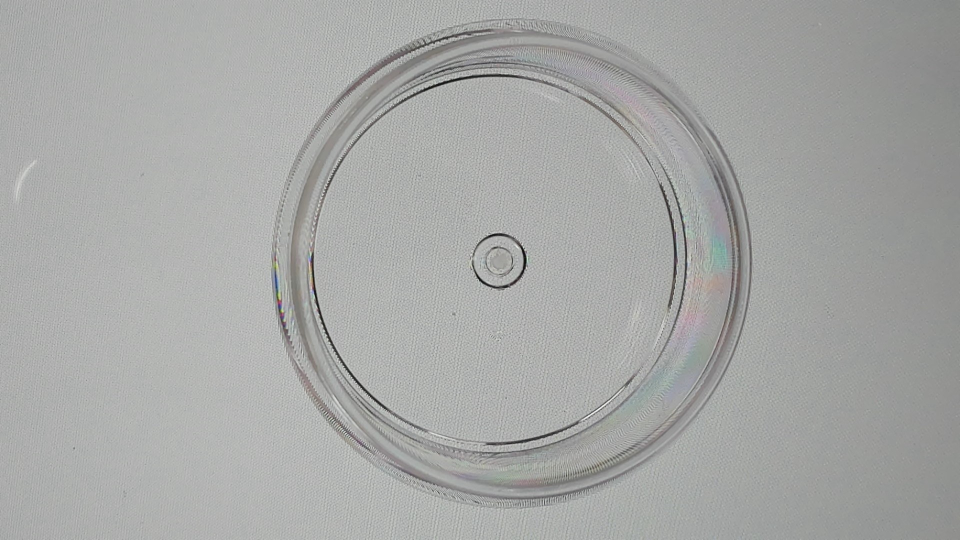
#> input picture Cosmetic/defect/1.jpg, 1920 x 1080 px (shown at 1/2 size); its folder holds only this picture in this run
$ python ShapeDetectOneFigure.py
#> lines starting #> are read from the running program, lines starting #| are printed output that depends on the picture; after the words box and inside, x2 and y2 are one past the last pixel; in counts of white or black regions, pixels touching at a corner belong together; long printed decimals are rounded
'''

    Make Two Figures Set as One Figures Using Shape Detect

    This is only for Rectangle Shape. Take Contour of Figures and find rectangle which have smallest area.

    Make horizontal if the figures are tilting.

    Keypoint detection should spend too much time, so I use shape detection, make them match as fast.
'''

import cv2
import numpy as np
import math
import os

PI = 3.141592

# 여백
whiteScreen = 10

def ShapeDetectForSingleImage(inputImage):

    # Call Image and Get Information for Image
#> called with inputImage = '1.jpg'
    print('input Image : ', inputImage)

    Image = cv2.imread('./Cosmetic/defect/' + inputImage)
#> Image is the input picture: shape (1080, 1920, 3); mean B, G, R 165.6, 167.2, 166.1
    YPixels, XPixels, channels = Image.shape
#> YPixels = 1080; XPixels = 1920; channels = 3
    print('Y Pixels : ', YPixels, 'X Pixels : ', XPixels, 'channels : ', channels)
#| Y Pixels :  1080 X Pixels :  1920 channels :  3

    # Back up Original Image

    ImageForCut = Image.copy()

    # Make image downscale and grayscale to get contour

    Image = cv2.resize(Image, dsize=(640, 480), interpolation=cv2.INTER_AREA)
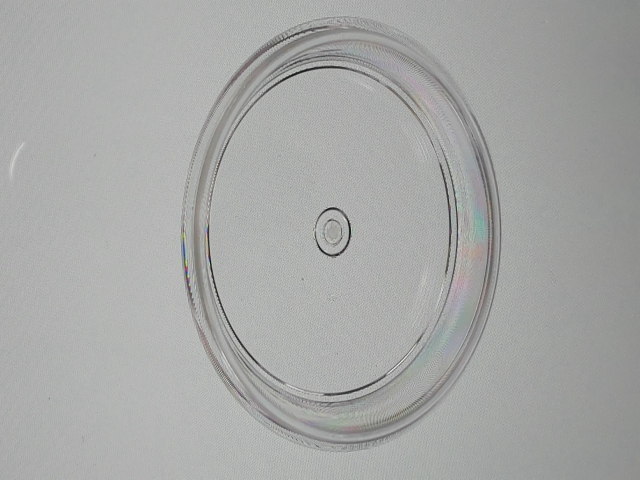
#> Image: shape (480, 640, 3); mean B, G, R 165.6, 167.2, 166.1
    gray = cv2.cvtColor(Image, cv2.COLOR_BGR2GRAY)
    ret, binaryImage = cv2.threshold(gray, 150, 255, cv2.THRESH_BINARY_INV)
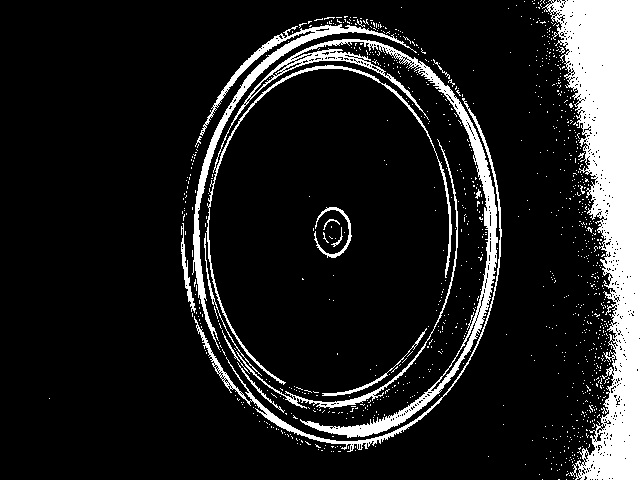
#> binaryImage: shape (480, 640); 13.5% white; 1018 white regions (1001 under 20 px), largest, box (x1, y1, x2, y2) and area: (542, 0, 640, 480) 23013, (206, 39, 498, 438) 7991, (192, 24, 417, 350) 3553
    binaryImage = cv2.dilate(binaryImage, None)
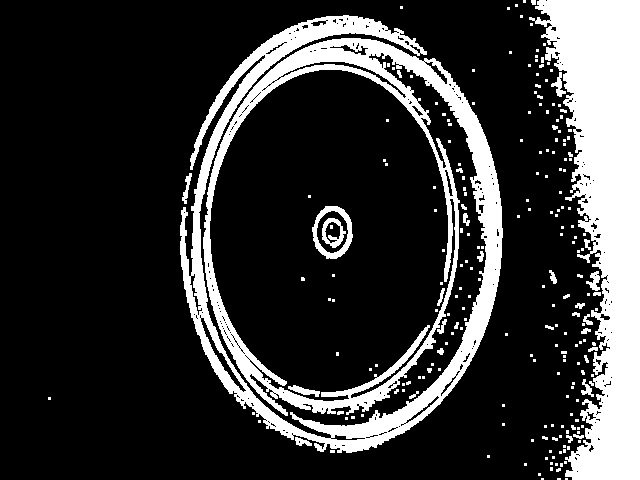
#> binaryImage: shape (480, 640); 21.2% white; 227 white regions (189 under 20 px)

    # Find Contour of Image

    mode = cv2.RETR_EXTERNAL
    method = cv2.CHAIN_APPROX_SIMPLE
    contours, hierarchy = cv2.findContours(binaryImage, mode, method)
#> contours = 206 contours, 187 with area under 20; largest, box (x1, y1, x2, y2) and area: (180, 15, 503, 453) 92832, (529, 0, 640, 480) 28284, (586, 271, 600, 291) 116, (551, 72, 566, 97) 107, (182, 173, 192, 204) 87
    print('len(contours) = ', len(contours))
#| len(contours) =  206

    maxLength = 0
    k = 0

    for i, cnt in enumerate(contours):
        perimeter = cv2.arcLength(cnt, closed = True)
        if perimeter > maxLength:
            maxLength = perimeter
            k = i
#> this loop made 206 passes
#> (cnt, perimeter, maxLength) on passes 1 to 2: ([[565, 478], [565, 479], [567, 479], [567, 478]], 6, 6), ([[557, 478], [557, 479], [560, 479], [560, 478]], 8, 8)
#> (perimeter, maxLength) on passes 5, 23, 24, 58, 109, 143: (12.83, 12.83), (14.83, 14.83), (46.38, 46.38), (66.04, 66.04), (75.7, 75.7), (78.63, 78.63)
#> after the loop, k = 199; maxLength = 4972.3
    print('maxLength = ', maxLength)
#| maxLength =  4972.332
    cnt = contours[k]
#> cnt = contour of 2441 points, box (x1, y1, x2, y2) (180, 15, 503, 453), area 92832
    dst = Image.copy()
    cv2.drawContours(dst, [cnt], 0, (255, 0, 0), 3)
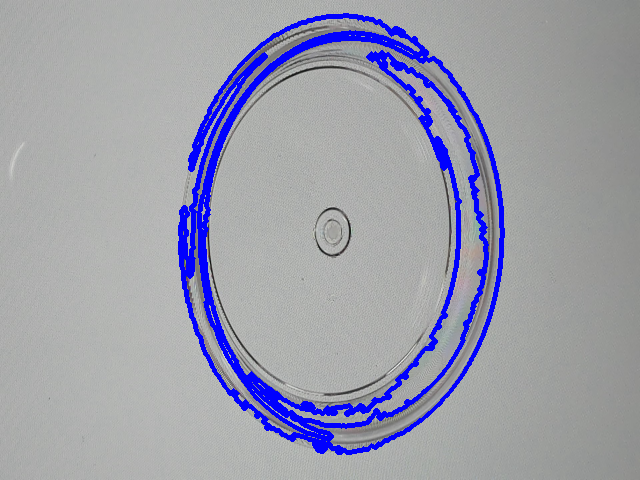
#> dst: shape (480, 640, 3); 6.4% of pixels changed, all inside (x1, y1, x2, y2) = (178, 13, 505, 455)

    # After Find Contour, Find Smallest area BOX.
    # The pixel number of BOX is saved at box
    rect = cv2.minAreaRect(cnt)
#> rect = ((341, 233.5), (437, 322), -90)
    box = cv2.boxPoints(rect)
#> box = [[502, 452], [180, 452], [180, 15], [502, 15]]
    box = np.int32(box)
    dst1 = dst.copy()
    cv2.drawContours(dst1, [box], 0, (0,0,255), 2)
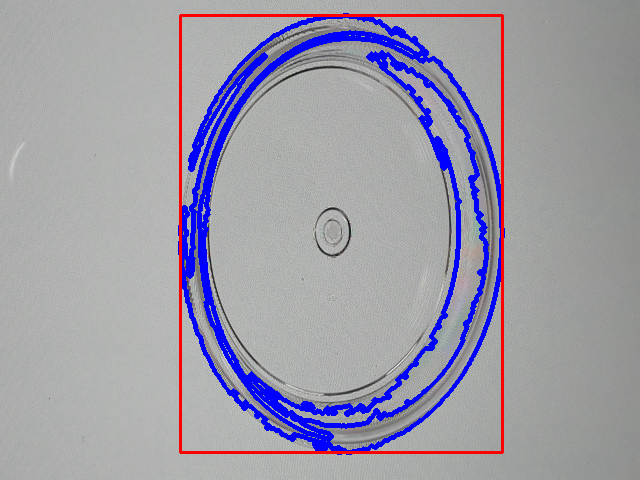
#> dst1: shape (480, 640, 3); 1.48% of pixels changed, all inside (x1, y1, x2, y2) = (179, 14, 504, 454)
    cv2.imshow('Image After Contour', dst1)
    # cv2.imwrite('./Cosmetic/' + inputImage, dst1)

    # Print Coordinate for Normal Image

    print(' Box Coordinate for normal : ', box)
#|  Box Coordinate for normal :  [[502 452]
#|  [180 452]
#|  [180  15]
#|  [502  15]]

    # Calculate With Mathematics
    # Calculate How many Rotate of Normal & Defect Image

    #
    # The order of components of box -> [Left Downside], [Left Upside], [Right Upside], [Right Downside]
    #
    if box[0][0] == 0 :
        print(inputImage, 'has an error. Not Convert')
        return 0
    slopeForHorizontalImage = (box[2][1] - box[1][1]) / (box[2][0] - box[1][0])
#> slopeForHorizontalImage = -inf

    '''
    if(slopeForHorizontalImage != 0):
        print('Images are not on horizontal... Start Make it horizontal.')

        AngleForImage = math.atan(slopeForHorizontalImage)

        ImageForSmallScreen = ImageForCut.copy()
        ImageForSmallScreen = cv2.resize(ImageForSmallScreen, dsize=(640, 480), interpolation=cv2.INTER_AREA)

        YPixelsForSmall, XPixelsForSmall, _ = ImageForSmallScreen.shape

        print('Angle of Image : ', AngleForImage)

        # If tilting angle of product has bigger than 0, below variable will be 0. if not, 1

        if(AngleForImage > 0):
            AngleForImage = -AngleForImage

        AngleForImageInDegree = AngleForImage*180/PI
        print('Angle in degree : ', AngleForImageInDegree)

        # Rotates Figures

        M1 = cv2.getRotationMatrix2D((YPixelsForSmall/2, XPixelsForSmall/2), AngleForImageInDegree, 1.0)
        rotatedImage = cv2.warpAffine(ImageForSmallScreen, M1, (640, 480))

        # Show Rotated Image

        cv2.imshow('Rotated Image : ', rotatedImage)

        # Rotates Image be cut

        rotatedImageForCut = cv2.warpAffine(ImageForCut, M1, (XPixels, YPixels))

        # Find Smallest area box

        grayRotatedImage = cv2.cvtColor(rotatedImageForCut, cv2.COLOR_BGR2GRAY)
        retRotatedImage, binaryRotatedImage = cv2.threshold(grayRotatedImage, 220, 255, cv2.THRESH_BINARY_INV)
        binaryRotatedImage = cv2.dilate(binaryRotatedImage, None)

        # Find Contours of Figures
        mode = cv2.RETR_EXTERNAL
        method = cv2.CHAIN_APPROX_SIMPLE
        contoursRotatedImage, hierarchyRotatedImage = cv2.findContours(binaryRotatedImage, mode, method)
        print('len(contoursRotatedImage) = ', len(contoursRotatedImage))

        maxLengthRotatedImage = 0
        kRotatedImage = 0
        for i, cntRotatedImage in enumerate(contoursRotatedImage):
            perimeter = cv2.arcLength(cntRotatedImage, closed=True)
            if perimeter > maxLengthRotatedImage:
                maxLengthRotatedImage = perimeter
                kRotatedImage = i
        print('maxLengthRotatedImage = ', maxLengthRotatedImage)
        cntRotatedImage = contoursRotatedImage[kRotatedImage]
        dst2RotatedImage = rotatedImageForCut.copy()
        cv2.drawContours(dst2RotatedImage, [cntRotatedImage], 0, (255, 0, 0), 3)

        # After Find Contour, Find Smallest area BOX.
        # The pixel number of BOX is saved at box_defect
        rectRotatedImage = cv2.minAreaRect(cntRotatedImage)
        boxRotatedImage = cv2.boxPoints(rectRotatedImage)
        boxRotatedImage = np.int32(boxRotatedImage)
        dst4RotatedImage = dst2RotatedImage.copy()
        cv2.drawContours(dst4RotatedImage, [boxRotatedImage], 0, (0, 0, 255), 2)
        print('Box point of rotated Image : ', boxRotatedImage)
        cv2.imshow('Box point for rotated Image ', dst4RotatedImage)

        # Get Pixel Information and Rotates

        XPixelsForCut = []
        YPixelsForCut = []


        if(boxRotatedImage[0][0] <= 0):
            print(inputImage, ' has an Error. Assertion is occurred')
            return 1

        XPixelsForCut.append((min([boxRotatedImage[2][1] - whiteScreen , boxRotatedImage[3][1] - whiteScreen]),
                              max([boxRotatedImage[1][1] + whiteScreen , boxRotatedImage[0][1] - whiteScreen])))

        YPixelsForCut.append((min([boxRotatedImage[1][0] - whiteScreen , boxRotatedImage[0][0] - whiteScreen]),
                             max([boxRotatedImage[2][0] + whiteScreen, boxRotatedImage[3][0] + whiteScreen])))

        print('min and max value for Image : ', XPixelsForCut, YPixelsForCut)

        print('round number = ', round(XPixelsForCut[0][0]),round(XPixelsForCut[0][1]),
                                 round(YPixelsForCut[0][0]),round(YPixelsForCut[0][1]), 'For Image')

        CutRotatedImage = rotatedImageForCut[round(XPixelsForCut[0][0]):round(XPixelsForCut[0][1]),
                                       round(YPixelsForCut[0][0]):round(YPixelsForCut[0][1])]

        rowsRotated, colsRotated, channelsRotated = CutRotatedImage.shape

        print('Pixel Size for images : ', rowsRotated , ' X', colsRotated, ' and channels : ', channelsRotated)

        cv2.imshow('CutRotatedImage', CutRotatedImage)

        # cv2.imwrite('./CosmeticCut/Defect/' + inputImage, CutRotatedImage)
        cv2.waitKey(0)

        return 0

    else :
    '''
    XPixelsForCut = []

    YPixelsForCut = []

    XPixelsForCut.append((min([box[2][1] - whiteScreen, box[3][1] - whiteScreen])
                          * YPixels / 480,
                          max([box[3][1] + whiteScreen, box[0][1] - whiteScreen])
                          * YPixels / 480))

    YPixelsForCut.append((min([box[1][0] - whiteScreen, box[0][0] - whiteScreen])
                        * XPixels / 640,
                        max([box[2][0] + whiteScreen, box[3][0] + whiteScreen])
                        * XPixels / 640))

    print('min and max value for Image : ', XPixelsForCut, YPixelsForCut)
#| min and max value for Image :  [(11.25, 994.5)] [(510.0, 1536.0)]

    print('round number = ', int(round(XPixelsForCut[0][0])),round(XPixelsForCut[0][1]),
                                round(YPixelsForCut[0][0]),round(YPixelsForCut[0][1]), 'For Image')
#| round number =  11 994 510 1536 For Image

    CutImage = ImageForCut[int(round(XPixelsForCut[0][0])):int(round(XPixelsForCut[0][1])),
                        int(round(YPixelsForCut[0][0])):int(round(YPixelsForCut[0][1]))]
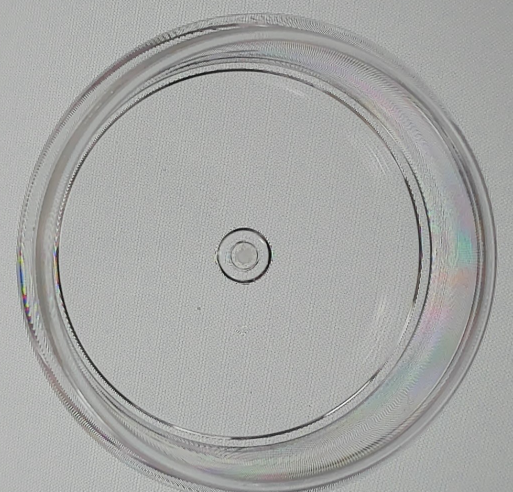
#> CutImage: shape (983, 1026, 3) (shown at 1/2 size); mean B, G, R 165.4, 167.1, 166.1

    rowsCut, colsCut, channelsCut = CutImage.shape
#> rowsCut = 983; colsCut = 1026; channelsCut = 3

    print('Pixel Size for images : ', rowsCut , ' X', colsCut, ' and channels : ', channelsCut)
#| Pixel Size for images :  983  X 1026  and channels :  3

    # cv2.imwrite('./CosmeticCut/defect/' + inputImage, CutImage)
    cv2.waitKey(0)

    return 0

path = "./Cosmetic/defect/"

file_list = os.listdir(path)

rotationFail = 0

for i in range(len(file_list)):
    print(file_list[i])
    check = ShapeDetectForSingleImage('{}'.format(file_list[i]))
    if(check == 1 ):
        rotationFail += 1

print('Fail Rotation : ', rotationFail)

$ run again, on Cosmetic/defect/WIN_20200217_13_04_47_Pro (2).jpg
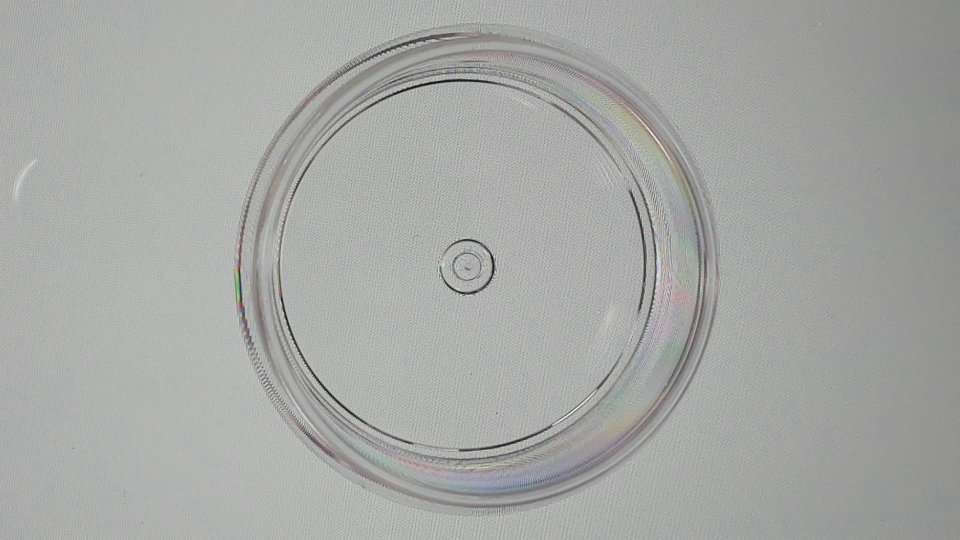
#> input picture Cosmetic/defect/WIN_20200217_13_04_47_Pro (2).jpg, 1920 x 1080 px (shown at 1/2 size)
#> in ShapeDetectForSingleImage, Image is the input picture: shape (1080, 1920, 3); mean B, G, R 165, 167.4, 166.1
#| Y Pixels :  1080 X Pixels :  1920 channels :  3
#> Image: shape (480, 640, 3)
#> in ShapeDetectForSingleImage, `binaryImage = cv2.dilate(binaryImage, None)`:
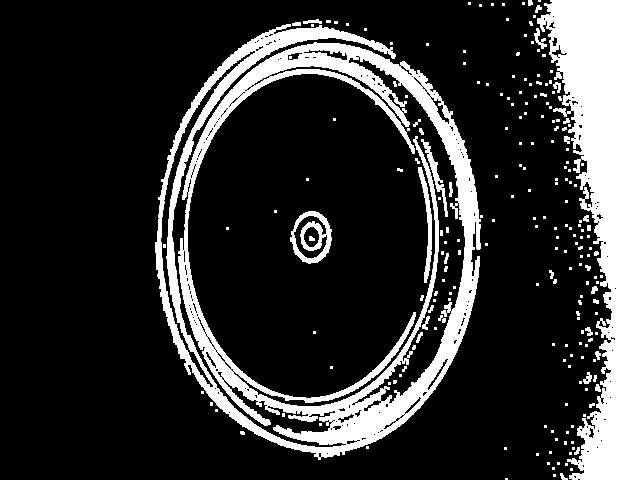
#> binaryImage: shape (480, 640); 20.6% white; 221 white regions (183 under 20 px)
#> contours = 175 contours, 161 with area under 20; largest, box (x1, y1, x2, y2) and area: (155, 24, 481, 460) 103661, (537, 0, 640, 480) 26522, (534, 28, 547, 49) 70, (583, 372, 592, 384) 46, (303, 19, 322, 24) 38
#| len(contours) =  175
#> the loop in ShapeDetectForSingleImage, `for i, cnt in enumerate(contours):` made 175 passes
#> (cnt, perimeter, maxLength) on passes 1 to 2: ([[505, 478], [505, 479], [507, 479], [507, 478]], 6, 6), ([[553, 474], [553, 476], [555, 476], [555, 474]], 8, 8)
#> after the loop in ShapeDetectForSingleImage, `for i, cnt in enumerate(contours):`: k = 157; maxLength = 3531.1
#| maxLength =  3531.125
#> in ShapeDetectForSingleImage, `cnt = contours[k]`: cnt = contour of 1656 points, box (x1, y1, x2, y2) (155, 24, 481, 460), area 103661
#> dst: shape (480, 640, 3); mean B, G, R 169.5, 160.2, 158.9
#> rect = ((317, 240.5), (416.1, 336.4), -72.47)
#> in ShapeDetectForSingleImage, `box = cv2.boxPoints(rect)`: box = [[414.8, 489.6], [93.97, 388.3], [219.3, -8.54], [540.1, 92.76]]
#> in ShapeDetectForSingleImage, `box = np.int32(box)`: box = [[414, 489], [93, 388], [219, -8], [540, 92]]
#> in ShapeDetectForSingleImage, `cv2.drawContours(dst1, [box], 0, (0,0,255), 2)`:
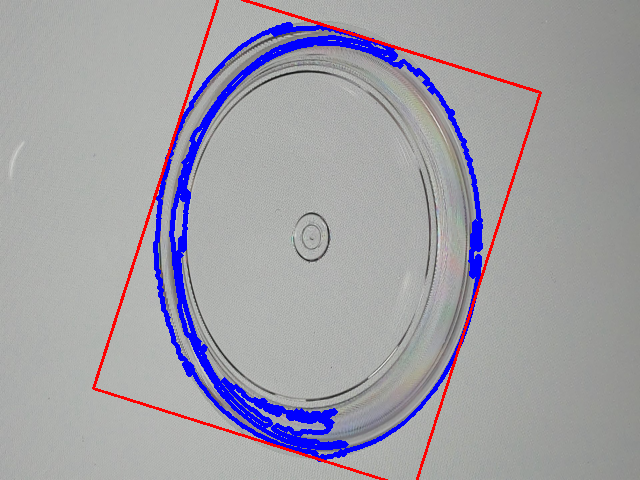
#> dst1: shape (480, 640, 3); mean B, G, R 167.1, 158.2, 160.4
#|  Box Coordinate for normal :  [[414 489]
#|  [ 93 388]
#|  [219  -8]
#|  [540  92]]
#> slopeForHorizontalImage = -3.14
#| min and max value for Image :  [(-40.5, 1077.75)] [(249.0, 1650.0)]
#| round number =  -40 1078 249 1650 For Image
#| Pixel Size for images :  38  X 1401  and channels :  3
